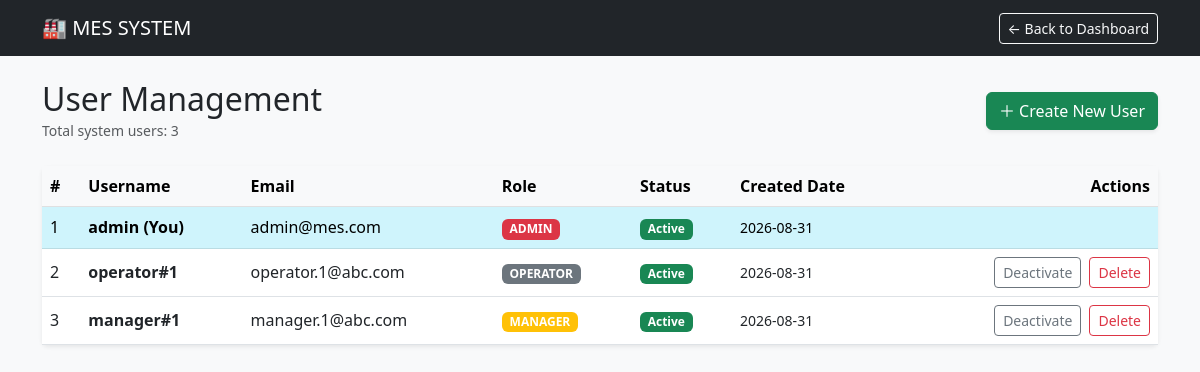
The app's page /admin/users (signed in) with its own data.
### app.py (models this page shows, shortened)
class User(db.Model, UserMixin):
    id = db.Column(db.Integer, primary_key=True)
    username = db.Column(db.String(50), unique=True, nullable=False)
    email = db.Column(db.String(120), unique=True, nullable=False)
    password_hash = db.Column(db.String(128), nullable=False)
    role = db.Column(db.String(20), default='operator') # admin, manager, operator
    is_active = db.Column(db.Boolean, default=True)
    date_created = db.Column(db.DateTime, default=datetime.now)

### app.py (the view)
@app.route('/admin/users')
@login_required
@role_required('admin')
def admin_users():
    users = User.query.all()
    user_count = User.query.count()
    return render_template('admin_users.html', users=users, user_count=user_count)

### app.py (called while the page is built)
@login_manager.user_loader
def load_user(user_id):
    return User.query.get(int(user_id))

def role_required(*roles):
    def decorator(f):
        @wraps(f)
        def decorated_function(*args, **kwargs):
            if not current_user.is_authenticated or current_user.role not in roles:
                flash("Quyền truy cập bị từ chối!", "danger")
                return redirect(url_for('index'))
            return f(*args, **kwargs)
        return decorated_function
    return decorator

### templates/admin_users.html (shortened to what this page needs)
<!DOCTYPE html>
<html lang="en">
<head>
    <link href="https://cdn.jsdelivr.net/npm/bootstrap@5.3.0/dist/css/bootstrap.min.css" rel="stylesheet">
</head>
<body class="bg-light">
<nav class="navbar navbar-dark bg-dark mb-4">
    <div class="container">
        <a class="navbar-brand" href="/">🏭 MES SYSTEM</a>
        <a href="/" class="btn btn-outline-light btn-sm">← Back to Dashboard</a>
    </div>
</nav>
<div class="container">
    <div class="d-flex justify-content-between align-items-center mb-4">
        <div>
            <h2 class="mb-0">User Management</h2>
            <small class="text-muted">Total system users: {{ user_count }}</small>
        </div>
        <button class="btn btn-success shadow-sm" data-bs-toggle="modal" data-bs-target="#createUserModal">
            ＋ Create New User
        </button>
    </div>
    <div class="card shadow-sm border-0">
        <div class="table-responsive">
            <table class="table table-hover align-middle mb-0">
                <thead class="table-light">
                    <tr>
                        <th>#</th>
                        <th>Username</th>
                        <th>Email</th>
                        <th>Role</th>
                        <th>Status</th>
                        <th>Created Date</th>
                        <th class="text-end">Actions</th>
                    </tr>
                </thead>
                <tbody>
                    {% for user in users %}
                    <tr class="{% if user.id == current_user.id %}table-info{% endif %}">
                        <td>{{ user.id }}</td>
                        <td class="fw-bold">{{ user.username }} {% if user.id == current_user.id %}(You){% endif %}</td>
                        <td>{{ user.email }}</td>
                        <td>
                            <span class="badge {% if user.role == 'admin' %}bg-danger{% elif user.role == 'manager' %}bg-warning{% else %}bg-secondary{% endif %}">
                                {{ user.role|upper }}
                            </span>
                        </td>
                        <td>
                            {% if user.is_active %}
                                <span class="badge bg-success">Active</span>
                            {% else %}
                                <span class="badge bg-danger">Inactive</span>
                            {% endif %}
                        </td>
                        <td class="small">{{ user.date_created.strftime('%Y-%m-%d') }}</td>
                        <td class="text-end">
                            {% if user.id != current_user.id %}
                            <div class="d-flex justify-content-end gap-2">
                                <form action="/admin/toggle-user/{{ user.id }}" method="POST">
                                    <button class="btn btn-sm {% if user.is_active %}btn-outline-secondary{% else %}btn-outline-success{% endif %}">
                                        {% if user.is_active %}Deactivate{% else %}Activate{% endif %}
                                    </button>
                                </form>
                                <form action="/admin/delete-user/{{ user.id }}" method="POST" onsubmit="return confirm('Are you sure? This cannot be undone.');">
                                    <button class="btn btn-sm btn-outline-danger">Delete</button>
                                </form>
                            </div>
                            {% endif %}
                        </td>
                    </tr>
                    {% endfor %}
                </tbody>
            </table>
        </div>
    </div>
</div>
</body>
</html>

### records on screen
User: id "1", username "admin", shows "(You)", email "admin@mes.com", role "ADMIN", is_active "Active", date_created "2026-08-31"
User: id "2", username "operator#1", email "operator.1@abc.com", role "OPERATOR", is_active "Active", date_created "2026-08-31"
User: id "3", username "manager#1", email "manager.1@abc.com", role "MANAGER", is_active "Active", date_created "2026-08-31"

### other values on screen
{{ user_count }} "3"
